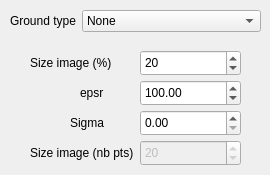
      <widget class="QWidget" name="tab_3">
       <attribute name="title">
        <string>ground</string>
       </attribute>
       <widget class="QWidget" name="layoutWidget_3">
        <property name="geometry">
         <rect>
          <x>10</x>
          <y>10</y>
          <width>251</width>
          <height>31</height>
         </rect>
        </property>
        <layout class="QFormLayout" name="formLayout_11">
         <item row="0" column="0">
          <widget class="QLabel" name="groundtypeLabel">
           <property name="text">
            <string>Ground type</string>
           </property>
          </widget>
         </item>
         <item row="0" column="1">
          <widget class="QComboBox" name="groundTypeComboBox">
           <property name="editable">
            <bool>false</bool>
           </property>
           <property name="currentText">
            <string>None</string>
           </property>
           <property name="currentIndex">
            <number>0</number>
           </property>
           <item>
            <property name="text">
             <string>None</string>
            </property>
           </item>
           <item>
            <property name="text">
             <string>PEC</string>
            </property>
           </item>
           <item>
            <property name="text">
             <string>Dielectric</string>
            </property>
           </item>
          </widget>
         </item>
        </layout>
       </widget>
       <widget class="QDoubleSpinBox" name="sigmaDoubleSpinBox">
        <property name="geometry">
         <rect>
          <x>140</x>
          <y>110</y>
          <width>101</width>
          <height>26</height>
         </rect>
        </property>
        <property name="locale">
         <locale language="English" country="UnitedStates"/>
        </property>
        <property name="keyboardTracking">
         <bool>false</bool>
        </property>
        <property name="maximum">
         <double>1000.000000000000000</double>
        </property>
       </widget>
       <widget class="QLabel" name="epsrLabel">
        <property name="geometry">
         <rect>
          <x>80</x>
          <y>80</y>
          <width>61</width>
          <height>26</height>
         </rect>
        </property>
        <property name="text">
         <string>epsr</string>
        </property>
       </widget>
       <widget class="QLabel" name="sigmaLabel">
        <property name="geometry">
         <rect>
          <x>70</x>
          <y>110</y>
          <width>41</width>
          <height>26</height>
         </rect>
        </property>
        <property name="text">
         <string>Sigma</string>
        </property>
       </widget>
       <widget class="QDoubleSpinBox" name="epsrDoubleSpinBox">
        <property name="enabled">
         <bool>true</bool>
        </property>
        <property name="geometry">
         <rect>
          <x>140</x>
          <y>80</y>
          <width>101</width>
          <height>26</height>
         </rect>
        </property>
        <property name="locale">
         <locale language="English" country="UnitedStates"/>
        </property>
        <property name="keyboardTracking">
         <bool>false</bool>
        </property>
        <property name="maximum">
         <double>5000.000000000000000</double>
        </property>
        <property name="value">
         <double>100.000000000000000</double>
        </property>
       </widget>
       <widget class="QLabel" name="imageLabel">
        <property name="geometry">
         <rect>
          <x>30</x>
          <y>50</y>
          <width>81</width>
          <height>26</height>
         </rect>
        </property>
        <property name="text">
         <string>Size image (%)</string>
        </property>
       </widget>
       <widget class="QSpinBox" name="sizeImageSpinBox">
        <property name="geometry">
         <rect>
          <x>140</x>
          <y>50</y>
          <width>101</width>
          <height>26</height>
         </rect>
        </property>
        <property name="locale">
         <locale language="English" country="UnitedStates"/>
        </property>
        <property name="keyboardTracking">
         <bool>false</bool>
        </property>
        <property name="maximum">
         <number>50</number>
        </property>
        <property name="value">
         <number>20</number>
        </property>
       </widget>
       <widget class="QLabel" name="imageLabel_2">
        <property name="geometry">
         <rect>
          <x>30</x>
          <y>140</y>
          <width>111</width>
          <height>26</height>
         </rect>
        </property>
        <property name="text">
         <string>Size image (nb pts)</string>
        </property>
       </widget>
       <widget class="QSpinBox" name="nImageSpinBox">
        <property name="enabled">
         <bool>false</bool>
        </property>
        <property name="geometry">
         <rect>
          <x>140</x>
          <y>140</y>
          <width>101</width>
          <height>26</height>
         </rect>
        </property>
        <property name="locale">
         <locale language="English" country="UnitedStates"/>
        </property>
        <property name="keyboardTracking">
         <bool>false</bool>
        </property>
        <property name="maximum">
         <number>5000000</number>
        </property>
        <property name="value">
         <number>20</number>
        </property>
       </widget>
      </widget>
